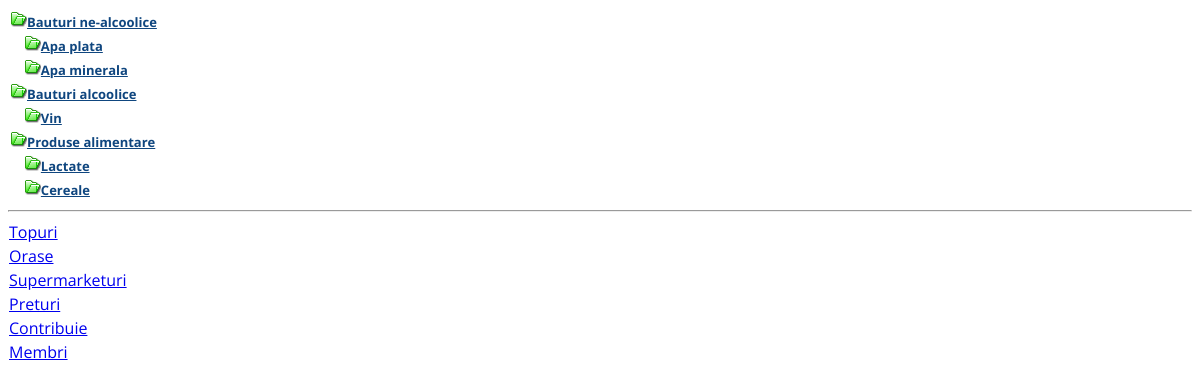
The app's page /mob_produse.php with its own data.
### tables this page shows
CREATE TABLE `category` (
  `id` int(11) NOT NULL auto_increment,
  `parent_id` int(11) default NULL,
  `name` varchar(50) NOT NULL unique,
  PRIMARY KEY  (`id`)
);

### mob_produse.php (the view, shortened to what this page needs)
<!DOCTYPE HTML PUBLIC "-//W3C//DTD HTML 4.01 Transitional//EN">
<HTML>
<HEAD>
<link href="css/mobile.css" rel="stylesheet" type="text/css" />
</HEAD>
<body>
<table id="table1" border="0">
<?php
$result = mysql_query ( "select * from category" );
$roles = array ();
while ( $role = mysql_fetch_assoc ( $result ) ) {
	$roles [] = $role;
}
function build_tree($roles, $parent_id = 0) {
	$tree = array ();
	foreach ( $roles as $role ) {
		if ($role ['parent_id'] == $parent_id) {
			$tree [] = array (
					'category' => $role,
					'children' => build_tree ( $roles, $role ['id'] )
			);
		}
	}
	return $tree;
}
function print_tree2($tree, $prefix, $spaces) {
	if (count ( $tree ) > 0) {
		$index = 0;
		foreach ( $tree as $node ) {
			?>
		<tr id="table1<?php echo $prefix?>_<?php echo $index ?>">
			<td><?php echo $spaces ?><img src="images/folder_green_open.png" class="button" alt="" width="16" height="16" /><B><a href="#"
				onclick="treetable_toggleRow('table1<?php echo $prefix?>_<?php echo $index ?>');"><?php print(htmlspecialchars($node['category']['name'])); ?></a></B></td>
			<td></td>
			<td></td>
		</tr>
	<?php
			$index ++;
		}
	}
}
$tree = build_tree ( $roles );
print_tree2 ( $tree, '', '' );
?>
</table>
<?php
require 'mob_menu.php';
?>
</BODY>
</HTML>

### css/mobile.css (style rules this page uses)
body { font-family: 'Open Sans', sans-serif; }
#table1 a:link { color: #0F467F; text-decoration: underline; font-size: small; }
#table1 td { font-size: smaller; border: 0px; }

### records on screen
category: name "Bauturi ne-alcoolice"
category: name "Apa plata"
category: name "Apa minerala"
category: name "Bauturi alcoolice"
category: name "Vin"
category: name "Produse alimentare"
category: name "Lactate"
category: name "Cereale"
